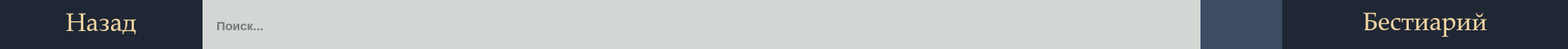
  <widget class="QWidget" name="TopBar" native="true">
   <property name="geometry">
    <rect>
     <x>0</x>
     <y>0</y>
     <width>1920</width>
     <height>60</height>
    </rect>
   </property>
   <property name="minimumSize">
    <size>
     <width>0</width>
     <height>60</height>
    </size>
   </property>
   <property name="maximumSize">
    <size>
     <width>16777215</width>
     <height>60</height>
    </size>
   </property>
   <property name="styleSheet">
    <string notr="true">#topBar {
    background-color: rgb(24, 32, 43); /* Красим весь верх в цвет правой панели */
    border: none;
}</string>
   </property>
   <layout class="QHBoxLayout" name="horizontalLayout_4" stretch="2,11,0,0">
    <property name="spacing">
     <number>0</number>
    </property>
    <property name="leftMargin">
     <number>0</number>
    </property>
    <property name="topMargin">
     <number>0</number>
    </property>
    <property name="rightMargin">
     <number>0</number>
    </property>
    <property name="bottomMargin">
     <number>0</number>
    </property>
    <item>
     <widget class="QPushButton" name="btn_back">
      <property name="minimumSize">
       <size>
        <width>248</width>
        <height>62</height>
       </size>
      </property>
      <property name="font">
       <font>
        <family>Palatino Linotype</family>
        <pointsize>23</pointsize>
       </font>
      </property>
      <property name="styleSheet">
       <string notr="true">QPushButton {
    background-color: rgb(31, 39, 53);  /* Тёмно-синий цвет, как у кнопок классов */
    color: rgb(240, 213, 163);          /* Яркое золото для текста */
    border: none;                       /* Убираем рамки, чтобы была сплошная заливка */
    border-radius: 0px;                 /* Прямые углы в стиль вашей поисковой строки */
    padding: 6px 18px;                  /* Внутренние отступы */
}

/* Эффект при наведении мышки */
QPushButton:hover {
    background-color: rgb(45, 56, 76);  /* Кнопка становится чуть светлее */
}

/* Эффект при нажатии (Шаг 3 из нашего плана) */
QPushButton:pressed {
    background-color: rgb(45, 56, 76);  /* Темнеет в цвет главного фона */
    color: rgb(212, 163, 89);           /* Золото текста загорается ярче */
}</string>
      </property>
      <property name="text">
       <string>Назад</string>
      </property>
     </widget>
    </item>
    <item>
     <widget class="QLineEdit" name="search_input">
      <property name="minimumSize">
       <size>
        <width>250</width>
        <height>63</height>
       </size>
      </property>
      <property name="maximumSize">
       <size>
        <width>10000</width>
        <height>16777215</height>
       </size>
      </property>
      <property name="font">
       <font>
        <family>Segoe UI</family>
        <pointsize>-1</pointsize>
        <bold>true</bold>
       </font>
      </property>
      <property name="styleSheet">
       <string notr="true">QLineEdit {
    background-color: rgb(210, 215, 211);
    color: rgb(21, 27, 38);
    border: none;
    border-radius: 0px;
    padding: 6px 15px;
    font-family: &quot;Segoe UI&quot;;
    font-size: 15px;
    font-weight: bold;
}
QLineEdit:focus { outline: none; background-color: rgb(222, 227, 223); }</string>
      </property>
      <property name="text">
       <string/>
      </property>
      <property name="placeholderText">
       <string>Поиск...</string>
      </property>
     </widget>
    </item>
    <item>
     <widget class="QPushButton" name="btn_filters">
      <property name="minimumSize">
       <size>
        <width>100</width>
        <height>63</height>
       </size>
      </property>
      <property name="styleSheet">
       <string notr="true">QPushButton {
    /* Твой основной глубокий матовый цвет */
    background-color: rgb(61, 75, 99);  
    
    /* Фирменное золото для текста */
    color: rgb(240, 213, 163);          
    font-family: &quot;Palatino Linotype&quot;;
    font-weight: bold;
    
    /* Полное удаление всех рамок и контуров */
    border: none !important;                       
    outline: none !important;
    
    border-radius: 0px; /* Легкое скругление для аккуратного вида */
    padding: 0px 0px;                  
}

/* Эффект при наведении курсора мыши */
QPushButton:hover {
    /* Шаг вверх (+12): мягкий, едва заметный блик из той же гаммы */
    background-color: rgb(73, 87, 111);  
    color: rgb(255, 223, 160); /* Текст чуть подсвечивается */
}

/* Эффект в момент самого клика (зажатия мыши) */
QPushButton:pressed {
    /* Шаг вниз (-13): цвет плавно уходит в глубокий, бархатный тон той же стали */
    background-color: rgb(48, 59, 79);  
    color: rgb(220, 195, 148);
}

/* КОГДА КНОПКА ВКЛЮЧЕНА (Зафиксирована в активном режиме) */
QPushButton:checked {
    /* Удерживает благородный глубокий тон, показывая, что фильтры открыты */
    background-color: rgb(48, 59, 79);  
    color: rgb(255, 223, 160);          
    border: none !important;
}</string>
      </property>
      <property name="text">
       <string/>
      </property>
      <property name="icon">
       <iconset resource="../../resources.qrc">
        <normaloff>:/icons/Data/Icons/filters_icon.png</normaloff>:/icons/Data/Icons/filters_icon.png</iconset>
      </property>
      <property name="iconSize">
       <size>
        <width>48</width>
        <height>48</height>
       </size>
      </property>
      <property name="checkable">
       <bool>true</bool>
      </property>
     </widget>
    </item>
    <item>
     <widget class="QLabel" name="label">
      <property name="minimumSize">
       <size>
        <width>350</width>
        <height>0</height>
       </size>
      </property>
      <property name="font">
       <font>
        <family>Palatino Linotype</family>
        <pointsize>23</pointsize>
       </font>
      </property>
      <property name="styleSheet">
       <string notr="true">background-color: rgb(31, 39, 53);  /* Тёмно-синий цвет самой плашки лейбла */
color: rgb(240, 213, 163);          /* Яркое золото для букв шрифта */
border: none;                       /* Убираем стандартные рамки Windows */</string>
      </property>
      <property name="text">
       <string>Бестиарий</string>
      </property>
      <property name="textFormat">
       <enum>Qt::TextFormat::PlainText</enum>
      </property>
      <property name="alignment">
       <set>Qt::AlignmentFlag::AlignCenter</set>
      </property>
      <property name="wordWrap">
       <bool>true</bool>
      </property>
     </widget>
    </item>
   </layout>
   <zorder>search_input</zorder>
   <zorder>btn_back</zorder>
   <zorder>label</zorder>
   <zorder>btn_filters</zorder>
  </widget>
